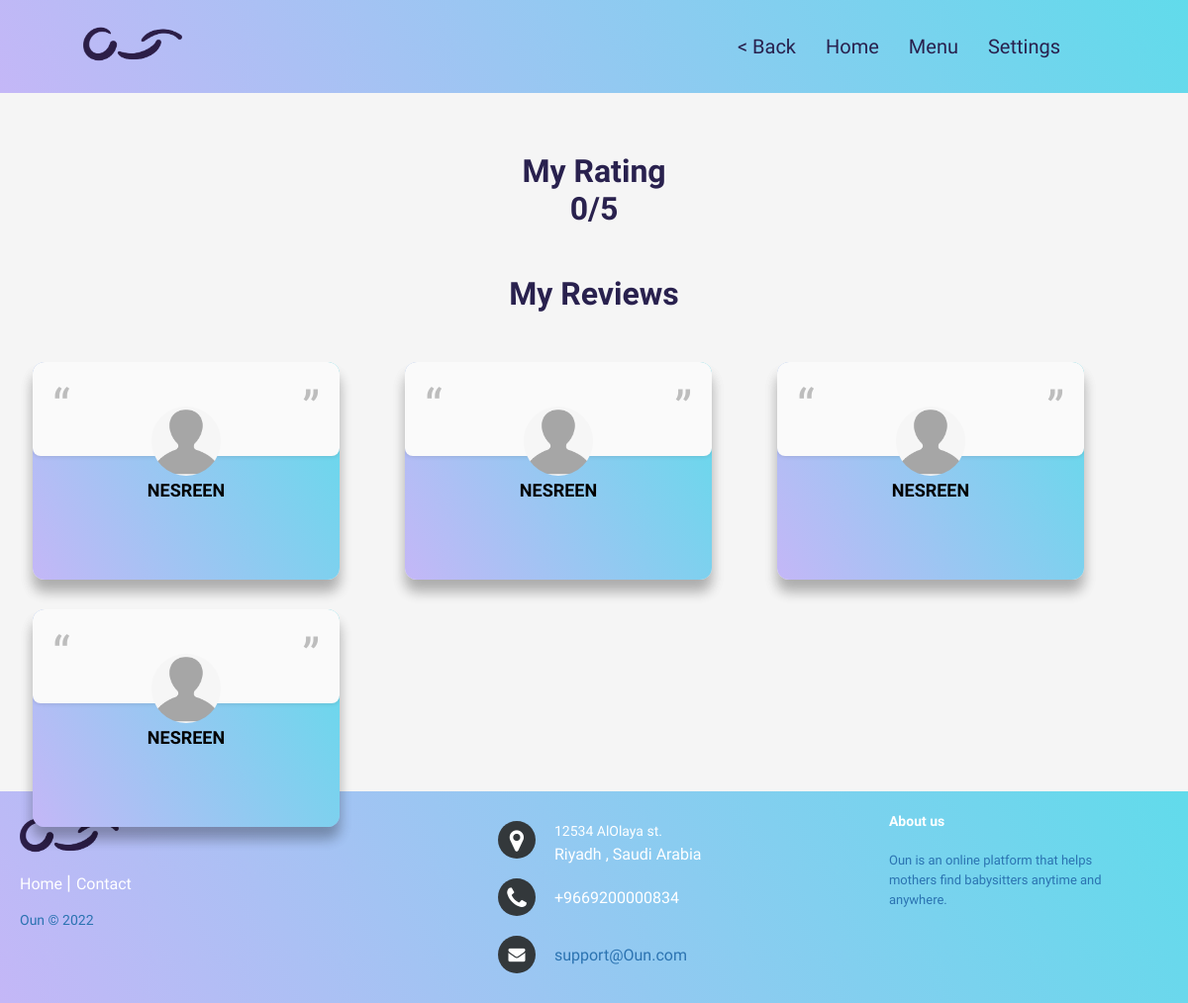
Page /myReviews.php (signed in) on the committed database.
### tables this page shows
CREATE TABLE `bookings` (
  `booking_id` int(10) NOT NULL,
  `request_id` int(10) NOT NULL,
  `offer_id` int(10) NOT NULL,
  `review` varchar(500) DEFAULT NULL,
  `rating` int(1) DEFAULT NULL
);

CREATE TABLE `parent` (
  `parent_id` int(10) NOT NULL,
  `parent_image` varchar(500) DEFAULT 'prpic.png',
  `name` varchar(30) DEFAULT NULL,
  `email` varchar(50) NOT NULL,
  `password` varchar(128) NOT NULL,
  `city` varchar(20) DEFAULT NULL,
  `district` varchar(20) DEFAULT NULL,
  `street` varchar(20) DEFAULT NULL,
  `buildingNo` varchar(20) DEFAULT NULL,
  `phoneNo` int(10) DEFAULT NULL
);

### functions.php (called while the page is built, shortened)
<?php
function check_loginBabysitter($con){
    if(isset($_SESSION['email']))
    {
        $nat_id = $_SESSION['email'];
        $query = "select * from babysitter where email = '$nat_id' limit 1";
        $result = mysqli_query( $con , $query);
        if( $result && mysqli_num_rows($result) > 0)
        {
            $user_data = mysqli_fetch_assoc($result);
            return $user_data;
        }
    }
    die;
}
function getPrevBookingsforID2($id){
    global $con;
    $query = "SELECT bookings.booking_id, bookings.review , bookings.rating , request.* , offer.offer_id , offer.babysitter_id , offer.price , offer.status , parent.parent_id , parent.parent_image , babysitter.sitter_image , parent.name
    FROM bookings
     INNER JOIN request ON request.request_id = bookings.request_id && request.date < (CAST(CURRENT_TIMESTAMP AS DATE))
     INNER JOIN offer ON request.request_id = offer.request_id
       INNER JOIN parent ON request.parent_id = parent.parent_id
       INNER JOIN babysitter ON offer.babysitter_id = babysitter.national_ID WHERE babysitter.national_ID=$id ";
    return mysqli_query( $con  , $query);
}
?>

### myReviews.php (the view, shortened to what this page needs)
<?php
include("connection.php");
include("functions.php");
$user_data = check_loginBabysitter($con);
$BabytId= $user_data['national_ID'];
?>
<!DOCTYPE html>
<html>
    <head>
        <link rel="stylesheet" href="https://cdnjs.cloudflare.com/ajax/libs/font-awesome/4.7.0/css/font-awesome.min.css">
        <link rel="stylesheet" href="styleB.css" >
        <link rel="stylesheet" href="footer.css" >
        <link rel="stylesheet" href="myReviews.css">
    </head>
<body>
  <header>
    <a href="#" class="logo"><img src="images/logo.png" alt="logo icon"></a>
    <nav class="navbar">
    <ul>
    <li>    <a onclick="window.history.back()" style="pointer:cursor;"> < Back </a> </li>
    <li><a href="currentBaby.php"> Home </a></li>
    <li> <a href="#"> Menu </a>
    <li> <a href="#"> Settings </a>
    </li>
    </ul>
    </nav>
    </header>
  <footer class="footer-distributed">
    <div class="footer-left">
        <img class="logo" src="images/logo.png" alt="Oun">
        <p class="footer-links">
            <a href="currentBaby.php" class="link-1">Home</a>
            <a href="mailto:support@Ouun.com">Contact</a>
        </p>
        <p class="footer-company-name">Oun © 2022</p>
    </div>
    <div class="footer-center">
        <div>
            <i class="fa fa-map-marker"></i>
            <p><span>12534 AlOlaya st.</span> Riyadh , Saudi Arabia</p>
        </div>
        <div>
            <i class="fa fa-phone"></i>
            <p>+9669200000834</p>
        </div>
        <div>
            <i class="fa fa-envelope"></i>
            <p><a href="mailto:support@Ouun.com">support@Oun.com</a></p>
        </div>
    </div>
    <div class="footer-right">
        <p class="footer-company-about">
            <span>About us</span>
           Oun is an online platform that helps mothers find babysitters anytime and anywhere.
  </p>
    </div>
  </footer>
<?php $bookings = getPrevBookingsforID2($BabytId);
      if ( mysqli_num_rows($bookings) > 0 )  {
     $tot_rating=0;
     $num =mysqli_num_rows($bookings);
       if ( mysqli_num_rows($bookings) > 0 )  {
        foreach( $bookings as $element ) {
         $tot_rating += $element['rating'] ;
        }
      }
        $ave_rating = $tot_rating / $num;
        echo "<h1 class='mytitle'> My Rating <br>".$ave_rating."/5  </h1>" ;
        } else{
          echo "<h1 class='mytitle'> My Rating </h1> <br> <h2 style='text-align:center' > No rating yet </h2> " ;
        }
        ?>
     <h1 class="mytitle2"> My Reviews  </h1>
     <div>
<?php
$bookings = getPrevBookingsforID2($BabytId);
if ( mysqli_num_rows($bookings) > 0 )  {
  foreach( $bookings as $element ) {
  echo "<div>
  <figure class='review'>
    <blockquote>". $element['review']."</blockquote>
    <div class='author'>
      <img src='images/".$element['parent_image']."' alt='sq-sample1'/>
      <br>
      <h4>". $element['name'] ."</h4>
    </div>
  </figure>
  </div>"
?>
  <?php }
}
else {
  echo "<h2 style='text-align:center'> There are no reviews yet </h2>";
}
?>
</div>
</body>
</html>

### styleB.css (style rules this page uses)
body { background: whitesmoke; color:#404040; }
* { padding: 0; margin: 0; font-family: Optima, 'Segoe UI', Tahoma, Geneva, Verdana, sans-serif; }
header { position: fixed; top:0; left:0; right:0; background:Linear-gradient(60deg , rgb(196 , 183, 247) 0% , rgb(97 , 219 , 235) 100%); padding:20px 7%; display: flex; align-items: center; justify-content: space-between; z-index:1000; }
header img { width:100px; height:50px; }
header .navbar ul { list-style:none; padding: 0px 20px; }
header .navbar ul li { position:relative; float:left; padding: 0px 20px 0 0; }
header .navbar ul li a { font-size:20px; padding:5px; color:rgb(41,33,78);; display:block; }
a { text-decoration: none; }

### footer.css (style rules this page uses)
.footer-distributed { background: Linear-gradient(60deg , rgb(196 , 183, 247) 0% , rgb(97 , 219 , 235) 100%); box-shadow: 0 1px 1px 0 rgba(0, 0, 0, 0.12); box-sizing: border-box; width: 100%; text-align: left; padding: 20px 20px; position:relative; top:450px; margin:0; }
.footer-distributed .footer-left, .footer-distributed .footer-center, .footer-distributed .footer-right { display: inline-block; vertical-align: top; }
.footer-distributed .footer-left { width: 40%; }
.footer-distributed .logo { width: 100px; height: 50px; margin: 0; }
.footer-distributed .footer-links { color: #ffffff; margin: 0px 0 12px; padding: 0; }
.footer-distributed .footer-links a { display:inline-block; line-height: 1.8; font-weight:400; text-decoration: none; color: inherit; }
.footer-distributed .footer-company-name { color: rgb(43, 115, 177); font-size: 14px; font-weight: normal; margin: 0; }
.footer-distributed .footer-center { width: 35%; }
.footer-distributed .footer-center i { background-color: #33383b; color: #ffffff; font-size: 25px; width: 38px; height: 38px; border-radius: 50%; text-align: center; line-height: 42px; margin: 10px 15px; vertical-align: middle; }
.footer-distributed .footer-center i.fa-envelope { font-size: 17px; line-height: 38px; }
.footer-distributed .footer-center p { display: inline-block; color: #ffffff; font-weight:400; vertical-align: middle; margin:0; }
.footer-distributed .footer-center p span { display:block; font-weight: normal; font-size:14px; line-height:2; }
.footer-distributed .footer-center p a { color: rgb(43, 115, 177); text-decoration: none;; }
.footer-distributed .footer-links a:before { content: "|"; font-weight:300; font-size: 20px; left: 0; color: #fff; display: inline-block; padding-right: 5px; }
.footer-distributed .footer-links .link-1:before { content: none; }
.footer-distributed .footer-right { width: 20%; }
.footer-distributed .footer-company-about { line-height: 20px; color: rgb(43, 115, 177); font-size: 13px; font-weight: normal; margin: 0; }
.footer-distributed .footer-company-about span { display: block; color: #ffffff; font-size: 14px; font-weight: bold; margin-bottom: 20px; }

### myReviews.css (style rules this page uses)
.footer-distributed { top: 800px; }
div { justify-content: center; align-items: center; }
.mytitle { margin-top: -60px; margin-bottom: 20px; text-align: center; color: rgb(41, 33, 78); }
.mytitle2 { margin-top: 4%; margin-bottom: 20px; text-align: center; color: rgb(41, 33, 78); }
figure.review { position: relative; overflow:hidden; margin: 30px 33px 0 33px; height: 220px; min-width: 200px; max-width: 310px; width: 100%; color: #333; text-align: left; box-shadow:0 12px 13px rgba(0,0,0,0.16), 0 12px 13px rgba(0,0,0,0.16); border-radius: 12px; background: linear-gradient(60deg , rgb(196 , 183, 247) 0% , rgb(97 , 219 , 235) 100%); float: left; font-size: large; }
figure.review * { -webkit-box-sizing: border-box; box-sizing: border-box; }
figure.review img { max-width: 100%; height: 70px; width: 70px; border-radius: 50%; margin-bottom: 0; display: inline-block; z-index: 1; position: relative; }
figure.review .author { margin:0 ; text-transform: uppercase; text-align: center; color: #010000; }

### rows in the picture
bookings: parent.parent_image (picture), parent.name "NESREEN"
bookings: parent.parent_image (picture), parent.name "NESREEN"
bookings: parent.parent_image (picture), parent.name "NESREEN"
bookings: parent.parent_image (picture), parent.name "NESREEN"

### other values in the picture
$ave_rating "0"
